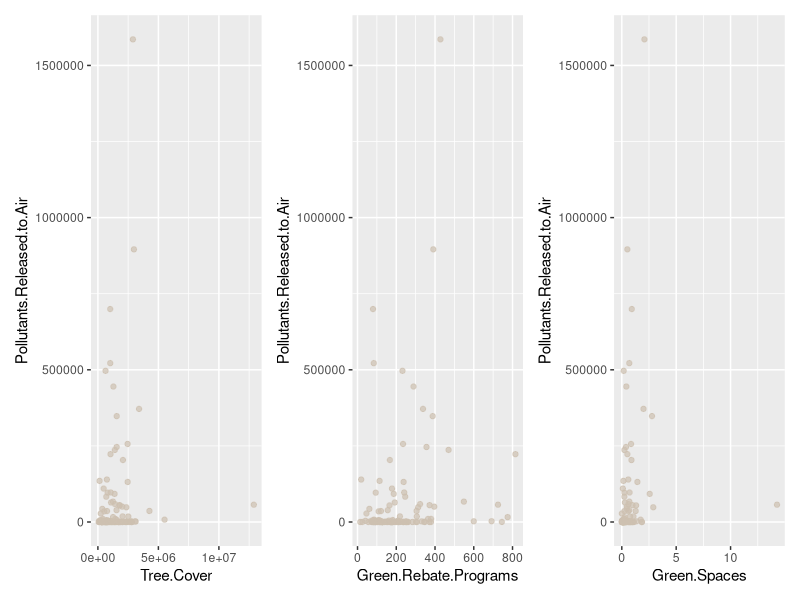
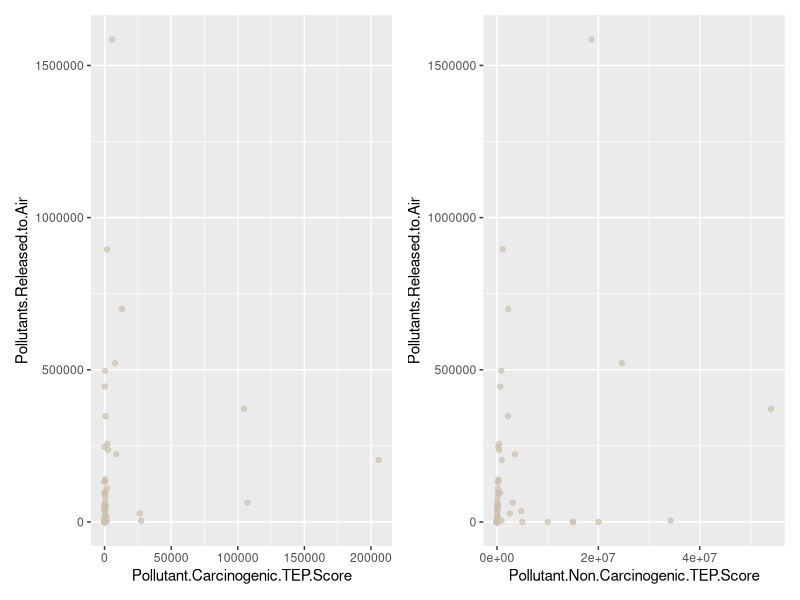
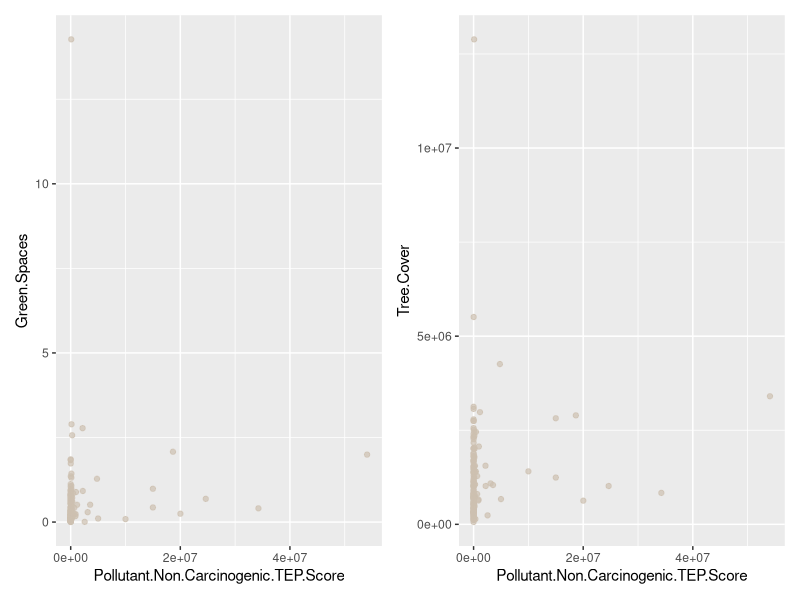

These charts were generated, in order, by the following R code:
## ---- chunk 1
knitr::opts_chunk$set(echo = TRUE)

library(patchwork)
library(tidyverse)
## ---- chunk 2
tep <- read.csv("TEP_score.csv")
tep <- na.omit(tep)   
## ---- chunk 3
a1 <- tep %>% ggplot(aes(x=Tree.Cover, y=Pollutants.Released.to.Air)) + geom_point(alpha=0.7, color="antiquewhite3")

## ---- chunk 4
a2 <- tep %>% ggplot(aes(x=Green.Rebate.Programs, y=Pollutants.Released.to.Air)) + geom_point(alpha=0.7, color="antiquewhite3")
## ---- chunk 5
a3 <- tep %>% ggplot(aes(x=Green.Spaces, y=Pollutants.Released.to.Air)) + geom_point(alpha=0.7, color="antiquewhite3")

(a1 | a2 | a3 ) 
## ---- chunk 6
b1 <- tep %>% ggplot(aes(x=Pollutant.Carcinogenic.TEP.Score, y=Pollutants.Released.to.Air)) + geom_point(alpha=0.7, color="antiquewhite3")

## ---- chunk 7
b2 <- tep %>% ggplot(aes(x=Pollutant.Non.Carcinogenic.TEP.Score, y=Pollutants.Released.to.Air)) + geom_point(alpha=0.7, color="antiquewhite3")

(b1 | b2 ) 
## ---- chunk 8
b3 <- tep %>% ggplot(aes(x=Pollutant.Non.Carcinogenic.TEP.Score, y=Green.Spaces)) + geom_point(alpha=0.7, color="antiquewhite3")
## ---- chunk 9
b4 <- tep %>% ggplot(aes(x=Pollutant.Non.Carcinogenic.TEP.Score, y=Tree.Cover)) + geom_point(alpha=0.7, color="antiquewhite3")

(b3 | b4)
